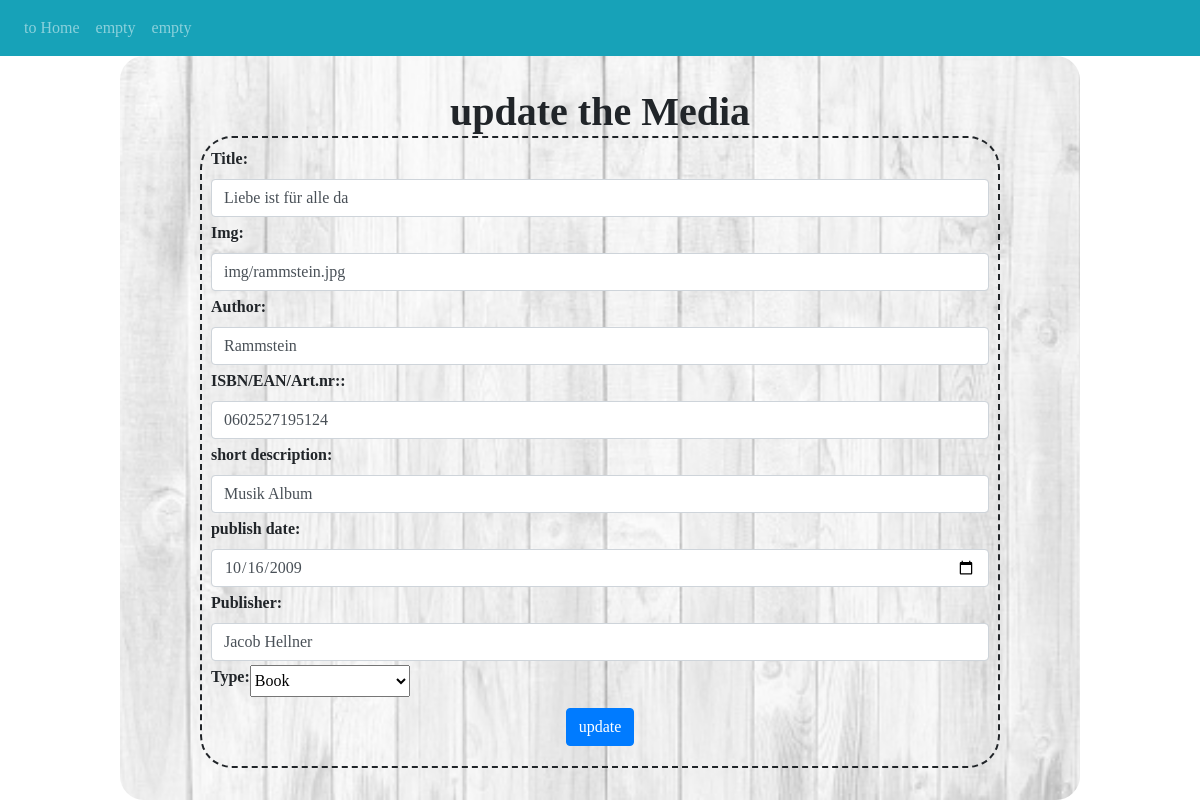
Screenshot of /update.php?id=8 with the database file from the repository.
### tables this page shows
CREATE TABLE `media` (
  `id` int(11) NOT NULL,
  `title` varchar(55) NOT NULL,
  `img` text NOT NULL,
  `author` varchar(55) NOT NULL,
  `isbn` text DEFAULT NULL,
  `short_description` varchar(200) NOT NULL,
  `publish_date` date NOT NULL,
  `publisher` varchar(80) NOT NULL,
  `type` enum('book','CD','DVD') NOT NULL
);

### update.php (the view, shortened to what this page needs)
<?php
	include_once 'actions/db_connect.php';
	if($_GET["id"]) {
		 $id = $_GET["id"];
		 $sql = "SELECT * FROM media WHERE id = $id";
		 $go = mysqli_query($conn, $sql);
		 $row = $go->fetch_assoc();
	}
?>
<!DOCTYPE html>
<html>
<head>
	<link rel="stylesheet" href="https://stackpath.bootstrapcdn.com/bootstrap/4.3.1/css/bootstrap.min.css">
	<link rel="stylesheet" type="text/css" href="style/style.css">
</head>
<body>
	<nav class="navbar navbar-expand-sm bg-info sticky-top navbar-dark">
	  <ul class="navbar-nav">
	    <li class="nav-item">
	      <a class="nav-link" href="index.php">to Home</a>
	    </li>
	    <li class="nav-item">
	      <a class="nav-link" href="#">empty</a>
	    </li>
	    <li class="nav-item">
	      <a class="nav-link" href="#">empty</a>
	    </li>
	  </ul>
	</nav>
	<div class="container">
		<div class="back">
		<h1>update the Media</h1>
		<form action="actions/a_update.php" method="post" class="insert">
			<div class="input-group mb-1">
    	    	<label for="title">Title:</label>
    	    	<div class="input">
    	      		<input type="text" class="form-control" id="title" name="title" value="<?php echo $row['title']?>">
    	    	</div>
    	  	</div>
    	  	<div class="input-group mb-1">
    	    	<label for="img">Img:</label>
    	    	<div class="input">
    	      		<input type="text" class="form-control" id="img" name="img" value="<?php echo $row['img']?>">
    	    	</div>
    	  	</div>
    	  	<div class="input-group mb-1">
    	    	<label for="author">Author:</label>
    	    	<div class="input">
    	      		<input type="text" class="form-control" id="author" name="author" value="<?php echo $row['author']?>">
    	    	</div>
    	  	</div>
    	  	<div class="input-group mb-1">
    	    	<label for="isbn">ISBN/EAN/Art.nr::</label>
    	    	<div class="input">
    	      		<input type="text" class="form-control" id="isbn" name="isbn" value="<?php echo $row['isbn']?>">
    	    	</div>
    	  	</div>
    	  	<div class="input-group mb-1">
    	    	<label for="short_description">short description:</label>
    	    	<div class="input">
    	      		<input type="text" class="form-control" id="short_description" name="short_description" value="<?php echo $row['short_description']?>">
    	    	</div>
    	  	</div>
    	  	<div class="input-group mb-1">
    	    	<label for="publish_date">publish date:</label>
    	    	<div class="input">
    	      		<input type="date" class="form-control" id="publish_date" name="publish_date" value="<?php echo $row['publish_date']?>">
    	    	</div>
    	  	</div>
    	  	<div class="input-group mb-1">
    	    	<label for="publisher">Publisher:</label>
    	    	<div class="input">
    	      		<input type="text" class="form-control" id="publisher" name="publisher" value="<?php echo $row['publisher']?>">
    	    	</div>
    	  	</div>
    	  	<div class="input-group mb-1">
    	    	<label for="type">Type:</label>
    	    		<select class="select" name="type" value="<?php echo $row['type']?>">
  						<option value="book">Book</option>
					</select>
    	  	</div>
    	  	<div class="input-group mb-1">
    	    	<div class="btn m-auto">
    	      		<input type="submit" value="update" name="submit" class="btn btn-primary"/>
    	    	</div>
    	  	</div>
		</form>
		</div>
	</div>
</body>
</html>

### style/style.css (style rules this page uses)
body { background-image: url("https://cdn.pixabay.com/photo/2020/07/14/20/24/pebble-5405647_1280.jpg"); font-family: tahoma; }
h1 { text-align: center; margin: auto; font-weight: bold; }
.insert { width: 50em; margin: auto; padding: 1%; border: 2px dashed; border-radius: 2em; font-weight: bold; }
.input { width: 100%; }
.select { width: 10em; }
.back { width: 60em; margin: auto; padding: 2em; background-image: url("../img/form.jpg"); background-size: cover; border-radius: 1.5em; }

### rows the page displays
media: title "Liebe ist für alle da", img "img/rammstein.jpg", author "Rammstein", isbn "0602527195124", short_description "Musik Album", publish_date "10/16/2009", publisher "Jacob Hellner", type "Book"
